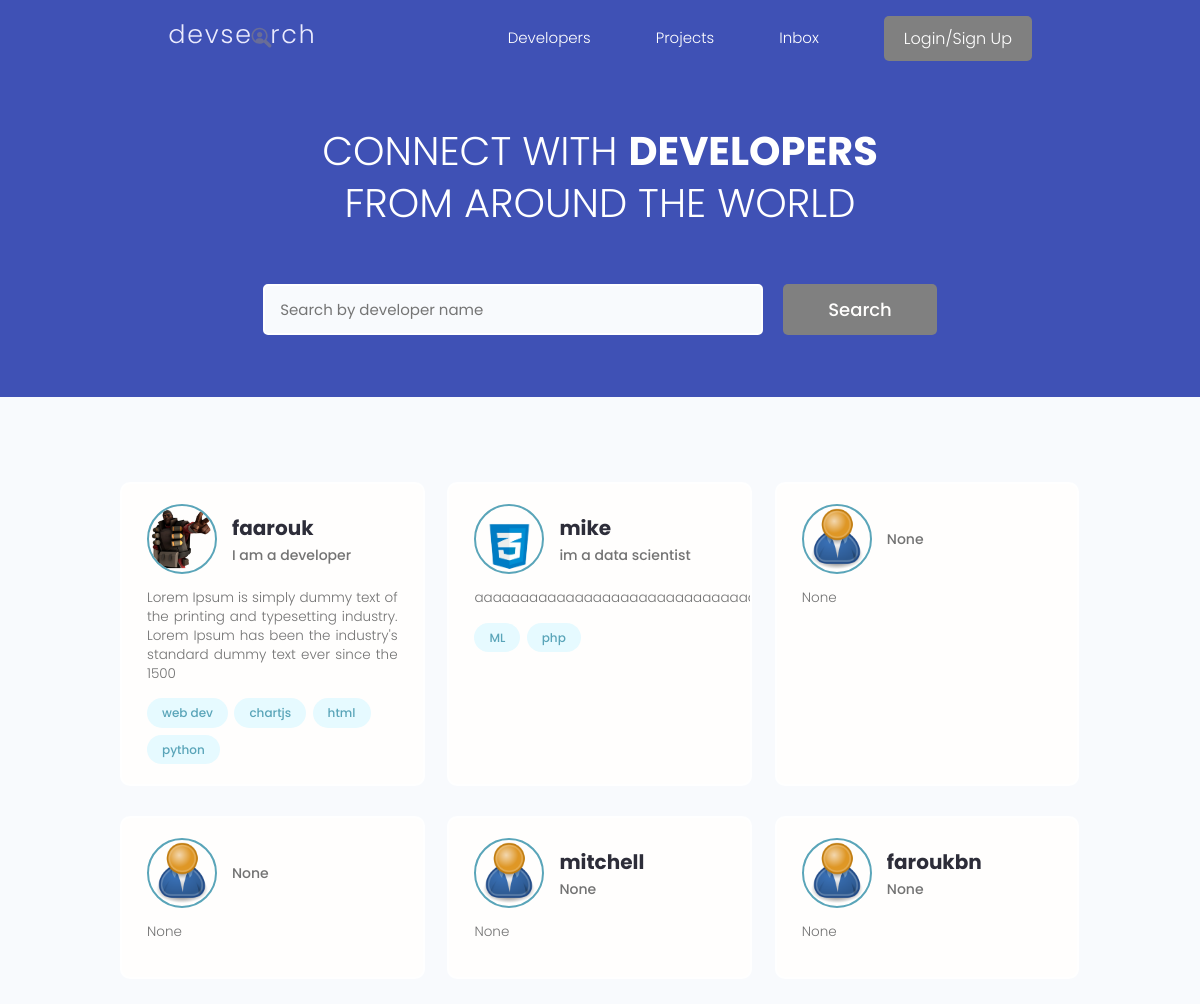
The app's page /, older data.
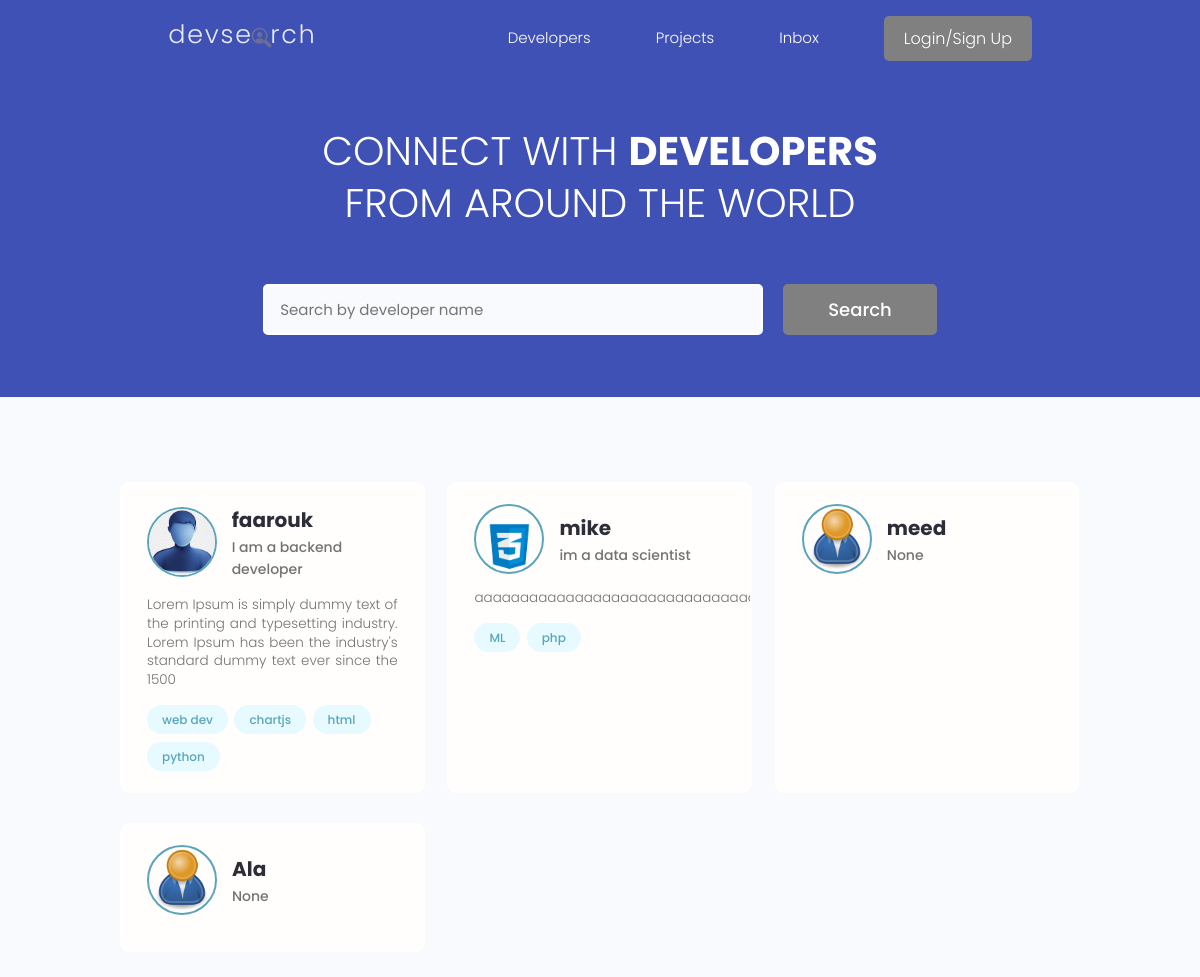
The same page, newer data.
### users/models.py (models this page shows, shortened)
class Profile(models.Model):
    user = models.OneToOneField(User,on_delete=models.CASCADE,null=True,blank=True)
    name = models.CharField(max_length=200,null=True,blank=True)
    email = models.EmailField(max_length=500,null=True,blank=True)
    username = models.CharField(max_length=200,null=True,blank=True)
    location = models.CharField(max_length=200,null=True,blank=True)
    short_intro = models.CharField(max_length=200,null=True,blank=True)
    bio = models.TextField(null=True,blank=True)
    profile_image = models.ImageField(null=True,blank=True,upload_to='profiles/',default="profiles/user-default.png")
    social_github = models.CharField(max_length=200,null=True,blank=True)
    social_twitter = models.CharField(max_length=200,null=True,blank=True)
    social_linkedin = models.CharField(max_length=200,null=True,blank=True)
    social_youtube = models.CharField(max_length=200,null=True,blank=True)
    social_website = models.CharField(max_length=200,null=True,blank=True)
    created = models.DateTimeField(auto_now_add=True)
    id = models.UUIDField(default=uuid.uuid4, unique = True,
                          primary_key=True,editable=False)

class Skill(models.Model):
    owner = models.ForeignKey(Profile,on_delete=models.CASCADE,null=True,blank=True)
    name =  models.CharField(max_length=200,null=True,blank=True)
    description = models.TextField(null=True,blank=True)
    created = models.DateTimeField(auto_now_add=True)
    id = models.UUIDField(default=uuid.uuid4, unique = True,
                          primary_key=True,editable=False)
    def __str__(self) -> str:
        return str(self.name)

### users/views.py (the view)
# urls.py: path('',views.profiles,name = "profiles"),
def profiles(request):
    profiles = Profile.objects.all()
    context = {'profiles' : profiles}
    return render(request, 'users/profiles.html',context)

### users/templates/users/profiles.html (shortened to what this page needs)
{% extends 'main.html' %}
{% block content %}
<main class="home">
    <section class="hero-section text-center">
      <div class="container container--narrow">
        <div class="hero-section__box">
          <h2>CONNECT WITH <span>DEVELOPERS</span></h2>
          <h2>FROM AROUND THE WORLD</h2>
        </div>
        <div class="hero-section__search">
          <form class="form" action="#" method="get">
            <div class="form__field">
              <input class="input input--text" id="formInput#search" type="text" name="text"
                placeholder="Search by developer name" />
            </div>
            <input class="btn btn--sub btn--lg" type="submit" value="Search" />
          </form>
        </div>
      </div>
    </section>
    <section class="devlist">
      <div class="container">
        <div class="grid grid--three">
          {% for profile in profiles %}
            <div class="column card">
                <div class="dev">
                  <a href="{% url 'user-profile' profile.id %}" class="card__body">
                    <div class="dev__profile">
                      <img class="avatar avatar--md" src="{{profile.profile_image.url}}" alt="image" />
                      <div class="dev__meta">
                        <h3>{{profile.name}}</h3>
                        <h5>{{profile.short_intro|slice:"60"}}</h5>
                      </div>
                    </div>
                    <p class="dev__info">{{profile.bio|slice:"150"}}</p>
                    <div class="dev__skills">
                      {% for skill in profile.skill_set.all|slice:"5" %}
                      <span class="tag tag--pill tag--main">
                        <small>{{skill}}</small>
                      </span>
                      {% endfor %}
                    </div>
                  </a>
                </div>
              </div>
              {% endfor %}
            </div>
          </div>
        </section>
  </main>
{% endblock %}

### templates/main.html (shortened to what this page needs)
<!DOCTYPE html>
{% load static %}
<html>
    <head>
        <link rel="stylesheet" href="https://cdn.iconmonstr.com/1.3.0/css/iconmonstr-iconic-font.min.css" />
        <link rel="stylesheet" href="{% static 'uikit/styles/uikit.css' %}" />
        <link rel="stylesheet" href="{% static 'styles/app.css' %}" />
        <link rel="stylesheet" href="https://cdnjs.cloudflare.com/ajax/libs/font-awesome/5.15.3/css/all.min.css" />
    </head>
    <body>
        {% include 'navbar.html' %}
        {% block content %}
        {% endblock content %}
    </body>
</html>

### templates/navbar.html (shortened to what this page needs)
{% load static %}
<header class="header">
    <div class="container container--narrow">
      <a href="{% url 'profiles' %}" class="header__logo">
        <img src="{% static 'images/logo.svg' %}" alt="DevSearch Logo" />
      </a>
      <nav class="header__nav">
        <ul class="header__menu">
          <li class="header__menuItem"><a href="{% url 'profiles' %}">Developers</a></li>
          <li class="header__menuItem"><a href="{% url 'projects' %}">Projects</a></li>
          <li class="header__menuItem"><a href="">Inbox</a></li>
          {% if request.user.is_authenticated %}
            <li class="header__menuItem"><a href="{% url 'account' %}">Account</a></li>
            <li class="header__menuItem"><a href="{% url 'logout' %}" class="btn btn--sub">Log out</a></li>
            {% else %}
            <li class="header__menuItem"><a href="{% url 'login' %}" class="btn btn--sub">Login/Sign Up</a></li>
            {% endif %}
        </ul>
      </nav>
    </div>
  </header>

### static/styles/app.css (style rules this page uses)
:root { --color-sub: #2d2d39; }
.btn--sub { background-color: gray; }
.card { border: 2px solid var(--color-light); }
img { width: 100%; }
.header { position: sticky; z-index: 111; background-color: var(--color-sub); padding: 1.5rem 0; }
.header > .container { display: flex; justify-content: space-between; align-items: center; }
.header__logo > img { height: 3.8rem; }
.header__nav > ul { display: inline-flex; align-items: center; list-style: none; gap: 6.5rem; }
.header__menuItem > a { color: var(--color-light); font-weight: 300; }
.hero-section { height: 40vh; display: flex; align-items: center; background-color: var(--color-sub); }
.hero-section__box { margin-bottom: 4rem; }
.hero-section__box > h2, .hero-section__box > h2 > span { font-size: 4rem; color: var(--color-light); line-height: 1.3; text-transform: uppercase; }
.hero-section__box > h2 { font-weight: 300; }
.hero-section__box > h2 > span { font-weight: 700; }
.hero-section__search > .form { display: flex; align-items: center; justify-content: center; gap: 2rem; }
.hero-section__search > .form input.input--text { width: 50rem; }
.devlist { margin-top: 8rem; }
.devlist .grid { align-items: stretch; }
.devlist .dev .dev__profile { display: flex; align-items: center; gap: 1.5rem; }
.devlist .dev .dev__meta h3 { color: var(--color-sub); font-size: 2rem; font-weight: 700; }
.devlist .dev .dev__meta h5 { color: var(--color-text); font-size: 1.4rem; font-weight: 500; }
.devlist .dev .dev__info { margin: 1.5rem 0; font-size: 1.35rem; line-height: 1.4; text-align: justify; }
:root { --color-primary: #3f51b5; --color-light: #ffffff; }
.header { background-color: var(--color-primary); color: var(--color-light); }
.header__nav > ul { --color-primary: #3f51b5; --color-light: #ffffff; }
.hero-section { background-color: var(--color-primary); color: var(--color-light); }

### static/uikit/styles/modules/_variables.css (style rules this page uses)
:root { --color-main: #5aa5b9; --color-main-light: #e6faff; --color-sub: #3f4156; --color-sub-light: #51546e; --color-sub-lighter: #ededfd; --color-text: #737373; --color-gray: #8b8b8b; --color-light: #e5e7eb; --color-light-gray: #767676; --color-bg: #f8fafd; --color-white: #fffefd; --color-white-light: #f3f3f3; --color-success: #359e64; --color-success-bg: #def8e8; --color-error: #fc4b0b; --color-error-bg: #fff2ee; --font-base: 'Poppins', arial, helvetica, 'Segoe UI', roboto, ubuntu, sans-serif; --font-monospace: 'Fira Code', 'Courier New', courier, monospace; --font-regular: 300; --font-medium: 500; --font-bold: 700; --generic-shadow: 1px 1px 5px #00000010; --generic-transition: all 0.3s ease-in-out; }

### static/uikit/styles/modules/_base.css (style rules this page uses)
* { margin: 0; padding: 0; box-sizing: border-box; text-rendering: optimizeLegibility; color: inherit; font-size: inherit; }
html { font-size: 50%; }
@media only screen and (min-width: 480px) { html { font-size: 56.25%; } }
@media only screen and (min-width: 1200px) { html { font-size: 62.5%; } }
body { line-height: 1.6; font-weight: 400; font-size: 1.5rem; color: var(--color-text); background-color: var(--color-bg); min-height: 100vh; }

### static/uikit/styles/modules/_typography.css (style rules this page uses)
* { font-family: var(--font-base); }
h2 { font-size: 3.6rem; font-weight: var(--font-bold); }
h3 { font-size: 3.2rem; font-weight: var(--font-medium); }
h5 { font-size: 2.4rem; font-weight: var(--font-medium); }
h5, h6 { font-weight: var(--font-regular); }
p, span, strong { font-size: 1.6rem; color: var(--color-text); font-weight: var(--font-regular); }
a { padding-bottom: 2px; text-decoration: none; display: inline-block; color: var(--color-main); font-weight: var(--font-medium); }

### static/uikit/styles/modules/_utilities.css (style rules this page uses)
.container { width: 92%; max-width: 165rem; margin: 0 auto; box-sizing: border-box; }
.container--narrow { width: 92%; max-width: 120rem; }
@media screen and (min-width: 1000px) { .container { width: 90%; } }
@media screen and (min-width: 1000px) { .container--narrow { width: 85%; } }
@media screen and (min-width: 1200px) { .container { width: 80%; } }
@media screen and (min-width: 1200px) { .container--narrow { width: 72%; } }
.text-center { text-align: center; }

### static/uikit/styles/modules/_avatar.css (style rules this page uses)
.avatar { border-radius: 50%; border: 2px solid var(--color-main); object-fit: cover; }
.avatar--md { height: 7rem; width: 7rem; }

### static/uikit/styles/modules/_card.css (style rules this page uses)
.card { border-radius: 1rem; background-color: var(--color-white); border: 1.5px solid var(--color-light); width: auto; height: auto; margin-top: 0.5rem; margin-bottom: 0.5rem; overflow: hidden; }
.card__body, .card__header { padding: 2rem 2.5rem; }

Row changes from the older to the newer data that the page shows:
removed Profile: profile_image (placeholder picture), short_intro "None", bio "None"
removed Profile: profile_image (placeholder picture), name "mitchell", short_intro "None", bio "None"
removed Profile: profile_image (placeholder picture), name "faroukbn", short_intro "None", bio "None"
changed Profile "faarouk": profile_image: a different picture; short_intro "I am a developer" → "I am a backend developer"
changed Profile: name (not shown) → "meed"; bio "None" → (not shown)
added Profile: profile_image (placeholder picture), name "Ala", short_intro "None"
